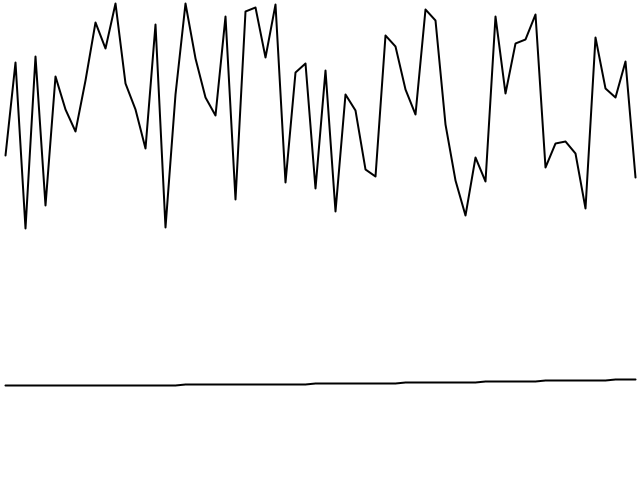
Frame 1 (no input)
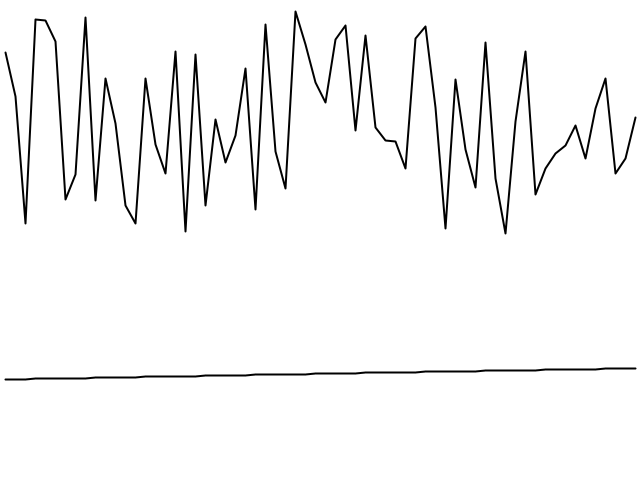
Frame 2 (the mouse pressed at the canvas centre, redrawn once)

The Processing sketch that drew these frames (run headless with seeded random() and noise(); the mouse was pressed at the canvas centre and the sketch redrawn once):

// Processing sketch: sketch_241007e
// ── sketch_241007e.pde
float xPadding, xStep;
float randomRange;
float noiseX, noiseXAdd;
float noiseRange;

void setup() {
  size(640, 480);

  xPadding = 5;
  xStep = 10;
  noiseX = 0;
  noiseXAdd = 0.001;

  randomRange = height * 0.5;
  noiseRange = height * 0.5;

  noFill();
  stroke(0);
  strokeWeight(2);
  strokeJoin(ROUND);
}

void mousePressed() {
  loop();
}

void draw() {
  background(255);

  beginShape();
  for (float x = xPadding; x < width; x += xStep) {
    float y = map(random(1),
      0, 1,
      height * 0.25 - randomRange * 0.5, height * 0.25 + randomRange * 0.5);
    vertex(x, y);
  }
  endShape();

  beginShape();
  for (float x = xPadding; x < width; x += xStep) {
    float y = map(noise(noiseX),
      0, 1,
      height * 0.75 - noiseRange * 0.5, height * 0.75 + noiseRange * 0.5);
    vertex(x, y);
    noiseX += noiseXAdd;
  }
  endShape();

  noLoop();
}
